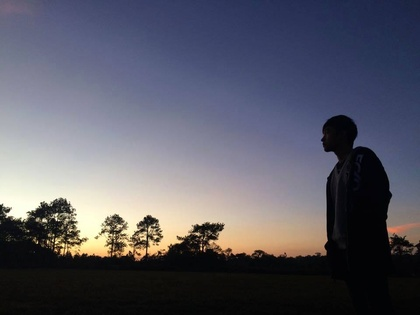
%> input picture p1.jpg, 420 x 315 px, shrunk from 960 x 720 before the run
$ octave rgbtobw.m   (GNU Octave 9; MATLAB toolbox functions it lacks are replaced by stand-ins)
%> lines starting %> are read from the running program, lines starting %| are printed output that depends on the picture; in (x1, y1, x2, y2) boxes, pixels count from 0 and x2, y2 are one past the last pixel; in counts of white or black regions, pixels touching at a corner belong together; the program's own positions count from 1
clc;
clear;
P = imread('p1.jpg');
%> P is the input picture: size 315x420x3 uint8; mean R, G, B 90.2, 90, 101.4
G = rgb2gray(P);
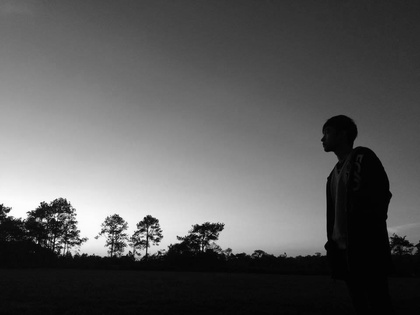
%> G: size 315x420 uint8; min 0, max 254, mean 91.4
[r c ] = size(G);
%> r = 315; c = 420
for i = 1:r
    for j = 1:c
        if G(i,j)>128
            BW(i,j)=1;
        else
            BW(i,j)=0;
        end
    end
end
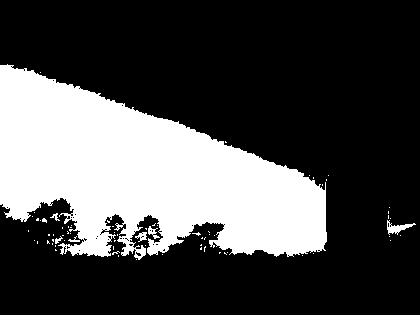
%> BW: size 315x420 double; values 0 (black) and 1 (white), 29.1% white; 72 white regions (65 under 20 px), largest, box (x1, y1, x2, y2) and area: (0, 64, 327, 260) 37958, (387, 220, 416, 235) 167, (148, 226, 160, 239) 66
imshow(BW);
